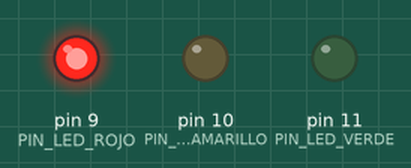
Recording of a sketch running on a simulated Arduino Uno, built with avr-gcc and run on an emulated ATmega328P. Parts: output pins drawn as LEDs (lit = HIGH).

Above: at 0.2 s.
At 1.2 s:
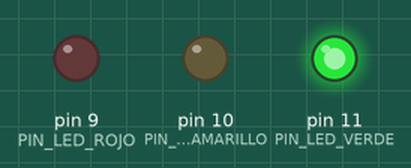
At 2.7 s:
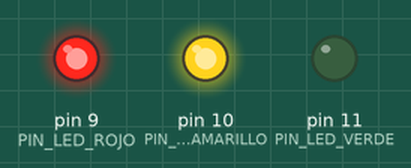
At 3.7 s:
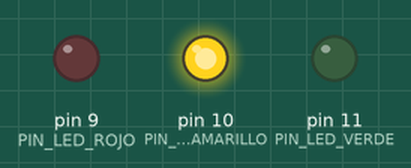
Timing chart, 0 to 4.6 s (numbered marks = the images above):
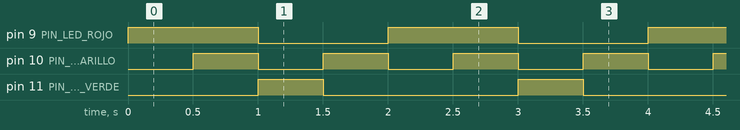

The sketch:

sketch_ej6.ino
```cpp
#define PIN_LED_ROJO 9
#define PIN_LED_AMARILLO 10
#define PIN_LED_VERDE 11

#define MEDIO_SEGUNDO 500

void setup() {
  pinMode(PIN_LED_ROJO, OUTPUT);
  pinMode(PIN_LED_AMARILLO, OUTPUT);
  pinMode(PIN_LED_VERDE, OUTPUT);
}

void loop() {

  // Semáforo

  // Rojo
  digitalWrite(PIN_LED_ROJO, HIGH);
  digitalWrite(PIN_LED_AMARILLO, LOW);
  digitalWrite(PIN_LED_VERDE, LOW);
  delay(MEDIO_SEGUNDO);

  // Rojo --> Verde
  digitalWrite(PIN_LED_ROJO, HIGH);
  digitalWrite(PIN_LED_AMARILLO, HIGH);
  delay(MEDIO_SEGUNDO);
  digitalWrite(PIN_LED_ROJO, LOW);
  digitalWrite(PIN_LED_AMARILLO, LOW);
  digitalWrite(PIN_LED_VERDE, HIGH);
  delay(MEDIO_SEGUNDO);

  // Verde --> Rojo
  digitalWrite(PIN_LED_VERDE, LOW);
  digitalWrite(PIN_LED_AMARILLO, HIGH);
  delay(MEDIO_SEGUNDO);
  digitalWrite(PIN_LED_AMARILLO, LOW);
  digitalWrite(PIN_LED_ROJO, HIGH);

}
```

Measured:
- by itself, pin 9 (PIN_LED_ROJO): alternates HIGH for 1.0 s and LOW for 1.0 s
- by itself, pin 10 (PIN_LED_AMARILLO): alternates HIGH for 0.50 s and LOW for 0.50 s
- by itself, pin 11 (PIN_LED_VERDE): alternates HIGH for 0.50 s and LOW for 1.5 s
